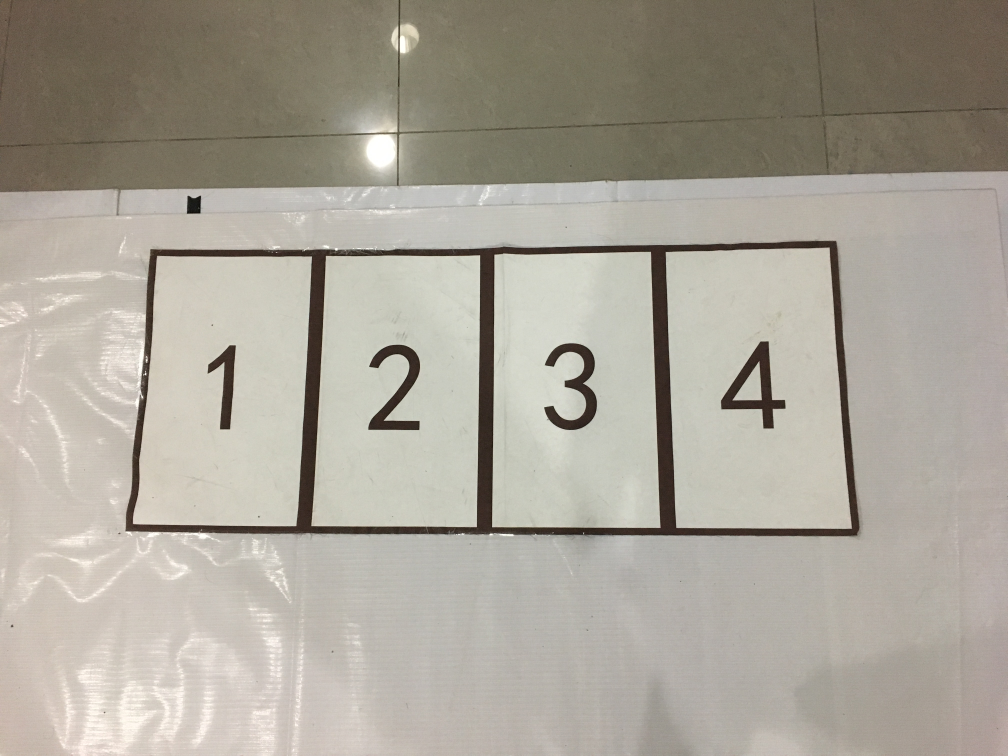
#> input picture test.jpg, 4032 x 3024 px (shown at 1/4 size)
$ python -i image_processing.py   (imports and definitions only)   (older library calls are emulated)
#> lines starting #> are read from the running program, lines starting #| are printed output that depends on the picture; after the words box and inside, x2 and y2 are one past the last pixel; in counts of white or black regions, pixels touching at a corner belong together
#> further down, picture is the input picture: shape (3024, 4032, 3); mean B, G, R 152.5, 163.8, 169.4
from cv2 import cv2 as cv
import numpy as np
from skimage import morphology

DEBUG = False


def binarize(img):
    """Binarize a grayscale image.

    Binarize the input grayscale image by ostu threshold method.

    Args:
        img: an image. Grayscale image is preffered.

    Returns:
       img_binary: the binarized image
    """

    # Make sure that img_gray is a grayscale image.
    if len(img.shape) == 2:
        img_gray = img
    elif len(img.shape) == 3 and img.shape[2] == 3:
        img_gray = cv.cvtColor(img, cv.COLOR_BGR2GRAY)
    else:
        print("Converting image failed:", img.shape)
        return None
    # Apply the threshold method. It can be improved by changing the arguments.
    _, img_binary = cv.threshold(
        img_gray, 170, 255, cv.THRESH_OTSU)

    return img_binary


def image_process(img):
    """ Binarizes and skeletonizes the image.

    Args:
        img

    Returns:
        target_point
    """
    width = img.shape[1]
#> width = 4032
    height = img.shape[0]
#> height = 3024
    roi = img[int(height / 3 * 2):int(height / 10 * 9),
              0:width]
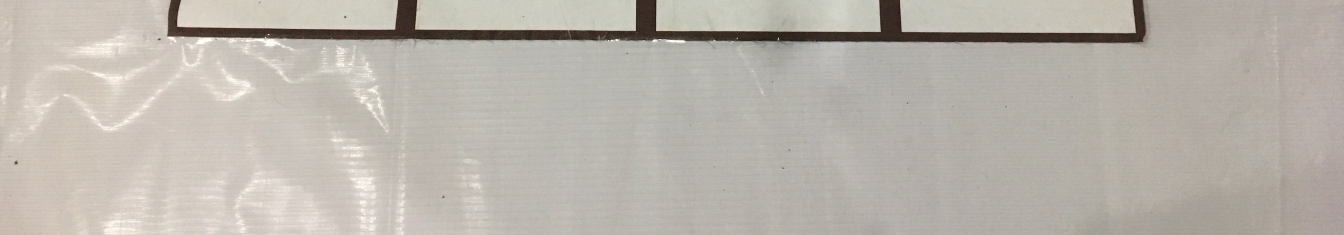
#> roi: shape (705, 4032, 3) (shown at 1/3 size); mean B, G, R 172.2, 180.4, 185.9

    if DEBUG:
        cv.imwrite("ROI.jpg", roi)

    img_bin = binarize(roi)
#> in binarize, `_, img_binary = cv.threshold( img_gray, 170, 255, cv.THRESH_OTSU)`:
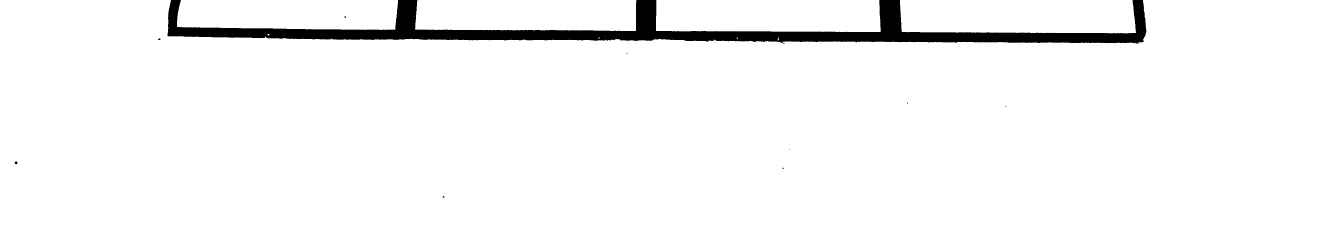
#> img_binary: shape (705, 4032) (shown at 1/3 size); 96.2% white; 11 black regions (8 under 20 px), largest, box (x1, y1, x2, y2) and area: (502, 0, 3440, 132) 107697, (44, 484, 53, 492) 53, (474, 115, 481, 120) 30

    ele = cv.getStructuringElement(cv.MORPH_ELLIPSE, (3, 3))
    img_bin_rev = cv.morphologyEx(255 - img_bin, cv.MORPH_OPEN, ele)
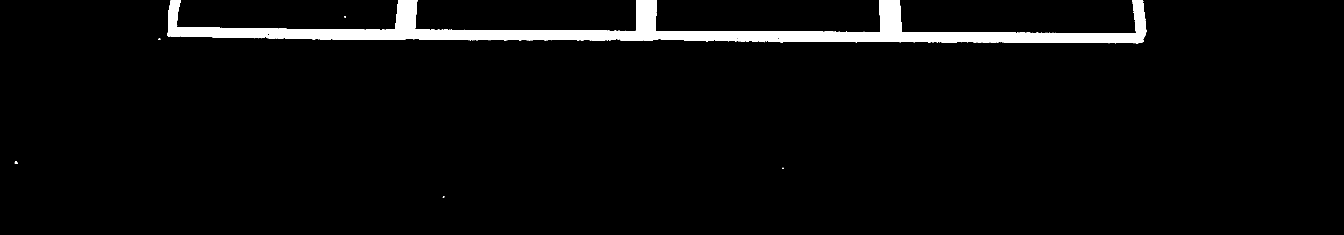
#> img_bin_rev: shape (705, 4032) (shown at 1/3 size); 3.8% white; 6 white regions (3 under 20 px), largest, box (x1, y1, x2, y2) and area: (502, 0, 3440, 131) 107661, (44, 484, 53, 492) 51, (474, 115, 481, 120) 26
    img_bin_rev = cv.medianBlur(img_bin_rev, 11)
#> img_bin_rev: shape (705, 4032); 3.8% white; 1 white region, box (x1, y1, x2, y2) and area: (503, 0, 3439, 130) 107825

    skel = morphology.skeletonize(img_bin_rev//255).astype(np.uint8)*255
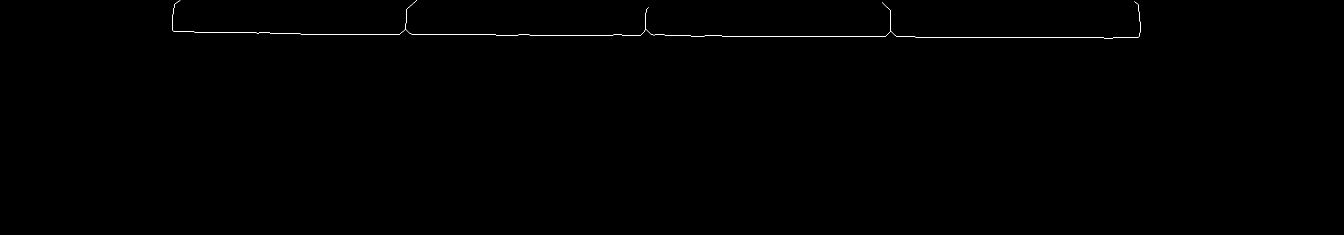
#> skel: shape (705, 4032) (shown at 1/3 size); 0.12% white in thin lines or dots, all inside (x1, y1, x2, y2) = (517, 1, 3422, 115)

    img_bin_rev[skel == 255] = 120
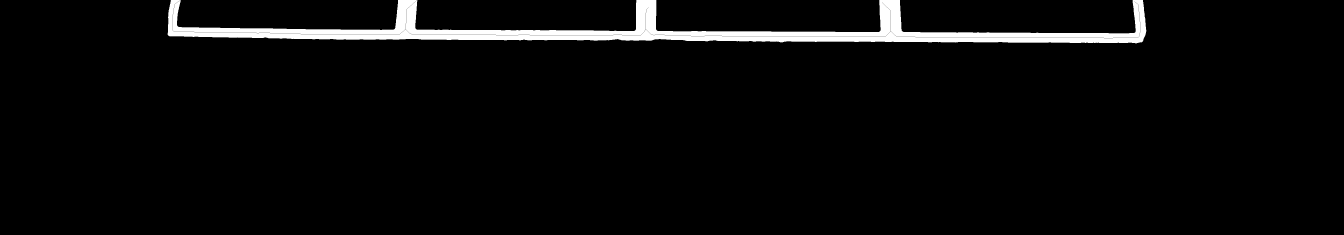
#> img_bin_rev: shape (705, 4032) (shown at 1/3 size); min 0, max 255, mean 9.5

    if DEBUG:
        cv.imwrite("img_bin_rev.jpg", img_bin_rev)
        cv.imshow("skel", skel)
        cv.waitKey(10000)

    return skel, img_bin_rev  # for test


# [60 lines left out: function choose_target_point, not called in this run]

>>> import cv2
>>> picture = cv2.imread('test.jpg')
>>> result = image_process(picture)
